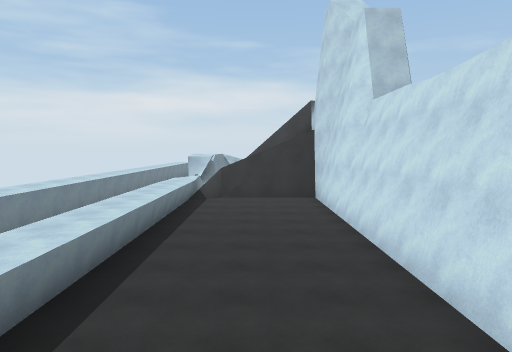
[1] (above)

15 first-person views from a walk through a 3-D level made in the Unity game engine. The camera is 1.5 m above the floor, tilts 4° down and sees 70° across. The floor is counted in squares, 2 m on a side. Each view is taken from the middle of a square. On the plan, view 1 faces up. The plan holds only what a view shows up to about 11 squares ahead; the rest is blank. The player character is not drawn.

[2]
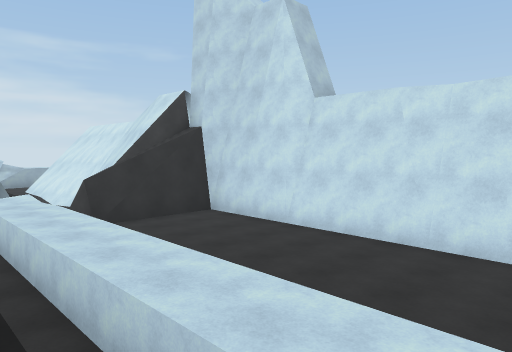

[3]
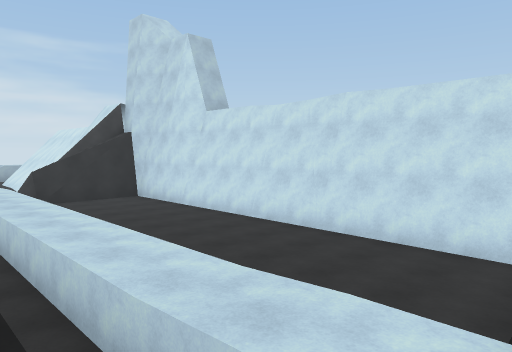

[4]
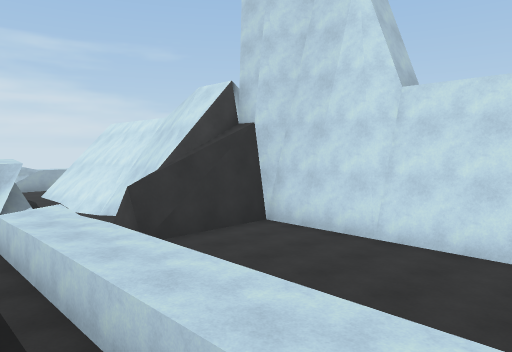

[5]
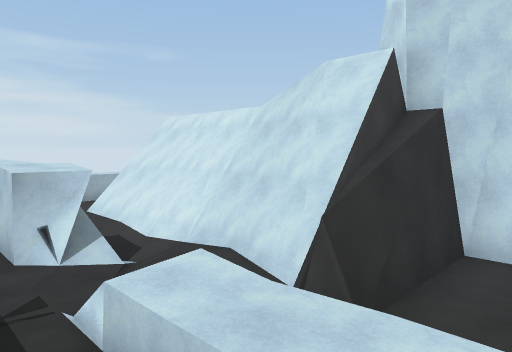

[6]
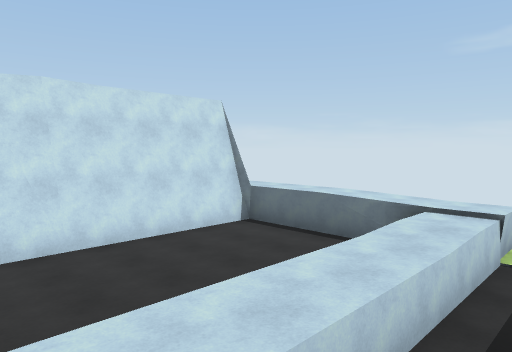

[7]
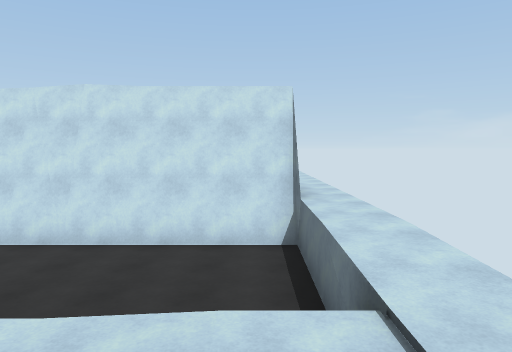

[8]
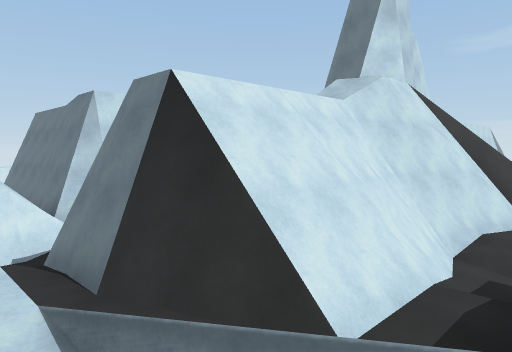

[9]
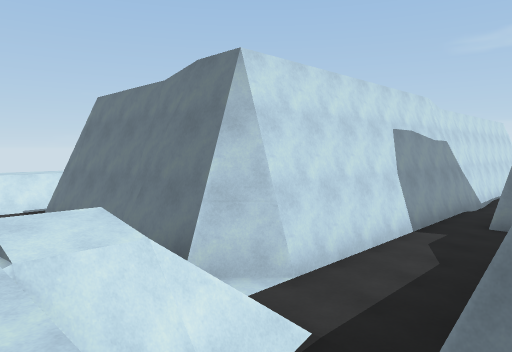

[10]
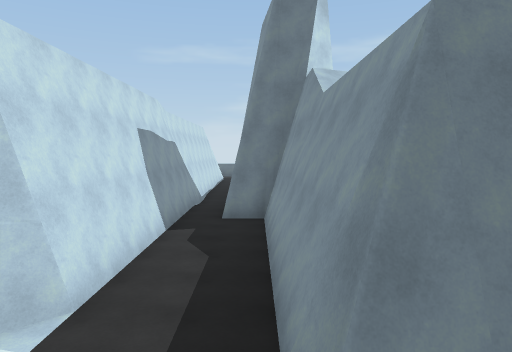

[11]
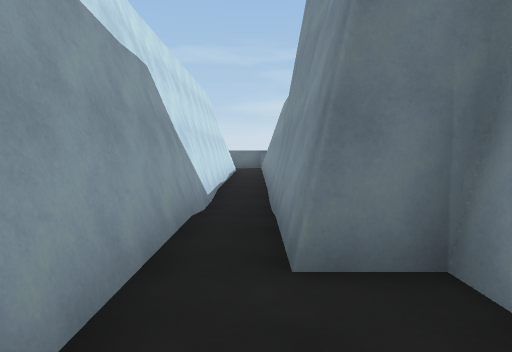

[12]
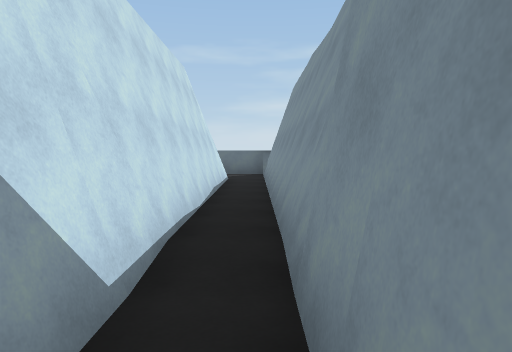

[13]
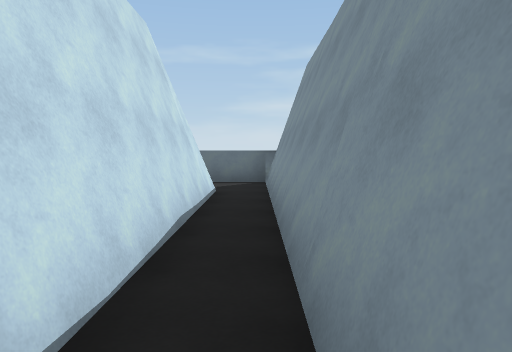

[14]
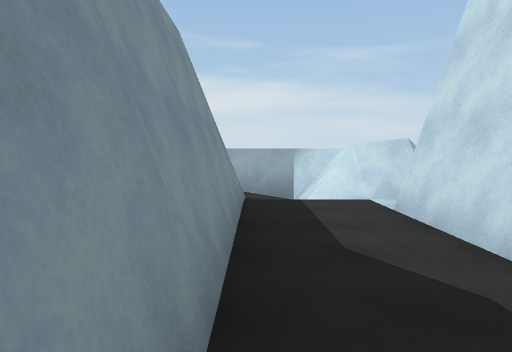

[15]
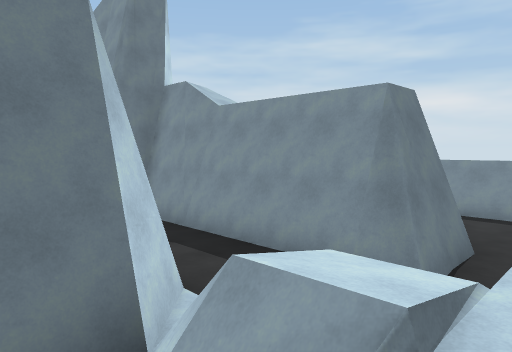

### Floor plan
Key: @ floor where view 1 was taken; # wall or solid block; . main floor; - floor 0.25 m lower than the main floor; _ floor 0.5 m lower than the main floor; : floor 1.25 m higher than the main floor; + floor 1.5 m higher than the main floor; * floor 1.75 m higher than the main floor; / step, stairs or slope; = window, fence, low wall or low ledge; v drop or lower ground.
Columns run from 4 left of view 1 to 15 right of it. Each row starts with its distance up from view 1.
 22   ++++ ++++++
 21   =.....-#*/
 20   #..###/=/=     ./*
 19   #.## #...######./*
 18    .#  #..##
 17    /#  #..#
 16  =#_####..#
 15  =#/####..#
 14  /..#  #..#
 13  vv/#  ##.#
 12  #v######.#
 11 /#vvvv###-#
 10 /#vvvv###-#
  9 /#vvvv###.#
  8 /#vvvv###.#
  7 /#vvvv###.#
  6 /#vvvv###.#
  5  #vvvv###.#
  4 /#vvvv###.#
  3  #vvvv###.#
  2  #vvvv###..
  1 /#vvvv###..
  0 /#:+@++++++

Positions as (right, up) in squares from view 1, and headings:
1: (0, 0), facing up
2: (-4, 4), facing up-right
3: (-4, 0), facing up-right
4: (-4, 6), facing up-right
5: (-4, 10), facing up-right
6: (-4, 6), facing down-right
7: (-4, 1), facing right
8: (-2, 22), facing down-right
9: (3, 22), facing down-right
10: (4, 22), facing down
11: (5, 16), facing down
12: (5, 12), facing down
13: (5, 9), facing down
14: (4, 14), facing up
15: (8, 22), facing down-left
